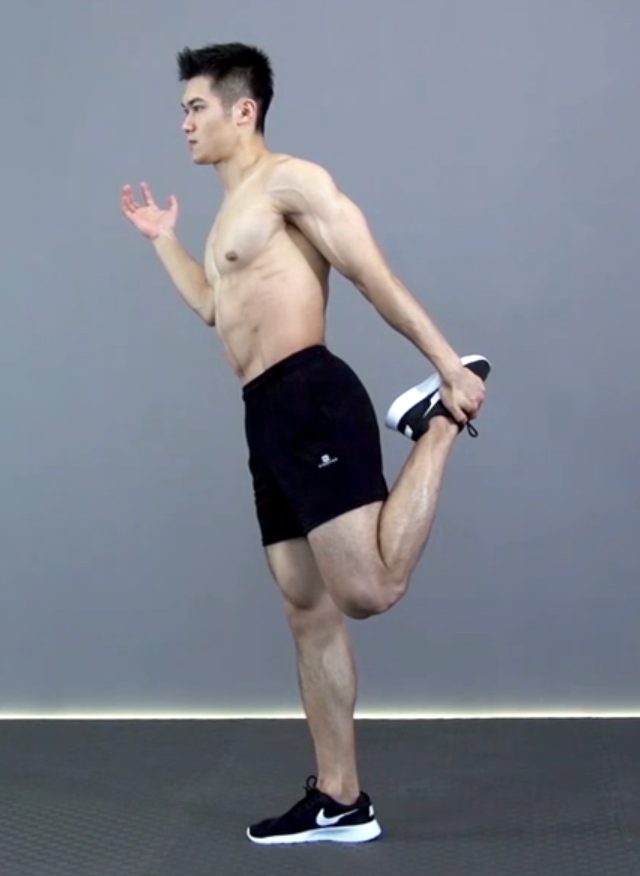
#> input picture pose_comparer/test_scripts/1.png, 640 x 876 px, found by its file name
$ python test.py
#> lines starting #> are read from the running program, lines starting #| are printed output that depends on the picture
from PIL import Image, ImageDraw, ImageFont
import cv2
import numpy as np


def draw_chinese(txt, image, positon=(0, 0)):
    font = ImageFont.truetype("C:\\WINDOWS\\Fonts\\SIMYOU.TTF", 30)
    cv2_img = cv2.cvtColor(image, cv2.COLOR_BGR2RGB)   # cv2和PIL中颜色的hex码的储存顺序不同
    pil_img = Image.fromarray(cv2_img)
    draw = ImageDraw.Draw(pil_img)
    # draw.ink = 0 + 255*256 + 0*255*256
    draw.text(positon, txt, font=font)
    cv2_img = cv2.cvtColor(np.array(pil_img), cv2.COLOR_RGB2BGR)
    return cv2_img


txt = """
大腿前侧拉伸 L的动作要领
1、挺胸收腹，保持平衡
2、左脚后跟尽量贴近臀部，膝盖垂直向下
3、感受股四头肌（大腿前侧）有一定的拉伸感
"""

img = cv2.imread("../templates/1.png")
#> img is the input picture: shape (876, 640, 3); mean B, G, R 137.9, 127.3, 122.3
cv2.imshow("test", draw_chinese(txt, img))
#> in draw_chinese, `cv2_img = cv2.cvtColor(np.array(pil_img), cv2.COLOR_RGB2BGR)`:
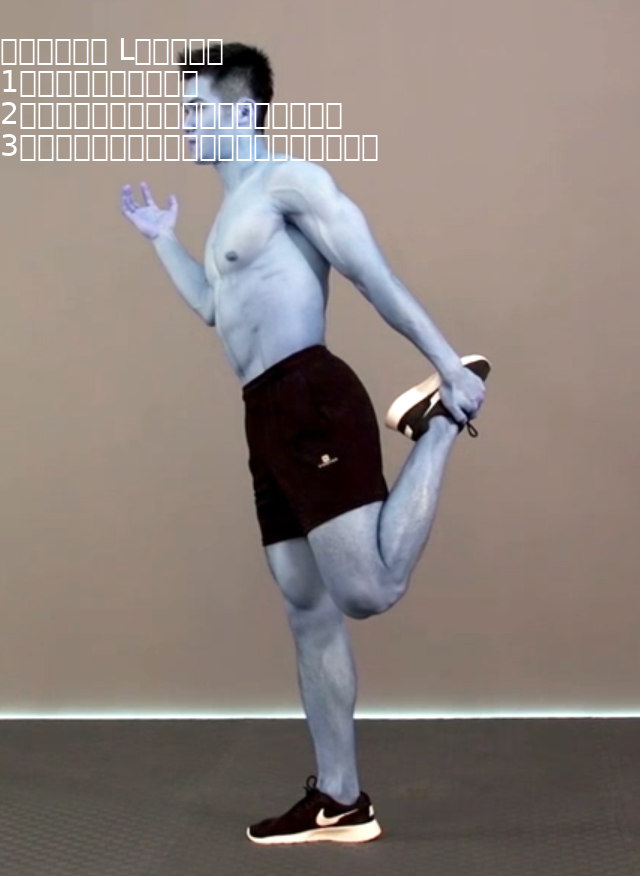
#> cv2_img: shape (876, 640, 3); mean R, G, B 139.2, 128.8, 123.9
cv2.waitKey(0)

$ run again, with pose_comparer/test_scripts/2.png copied over pose_comparer/test_scripts/1.png
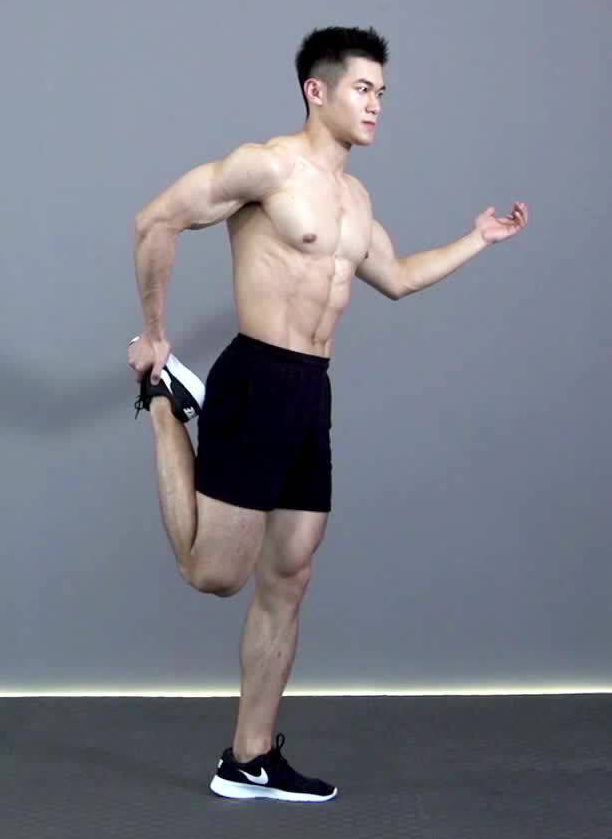
#> input picture pose_comparer/test_scripts/2.png, 612 x 839 px, found by its file name
#> img is the input picture: shape (839, 612, 3); mean B, G, R 134.2, 123.1, 120.2
#> in draw_chinese, `cv2_img = cv2.cvtColor(np.array(pil_img), cv2.COLOR_RGB2BGR)`:
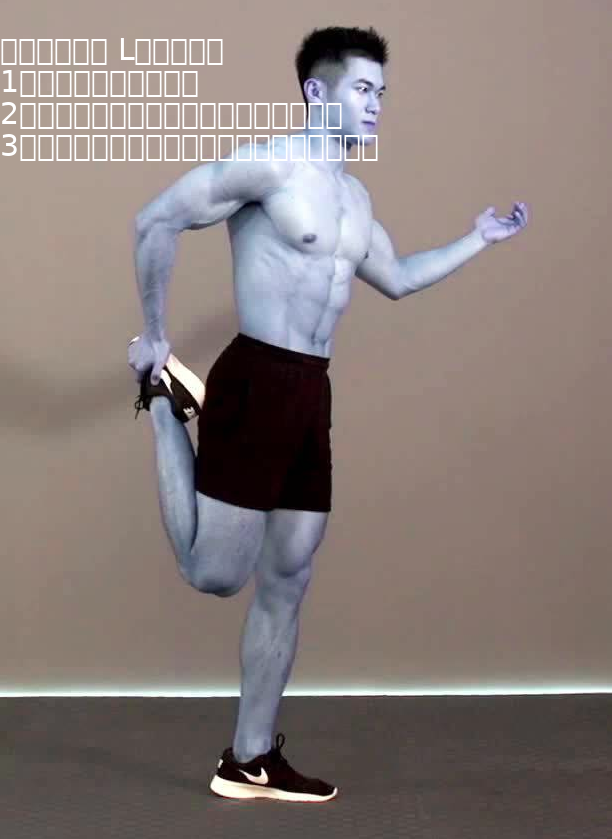
#> cv2_img: shape (839, 612, 3); mean R, G, B 135.5, 124.7, 121.9

$ run again, with pose_comparer/test_scripts/3.png copied over pose_comparer/test_scripts/1.png
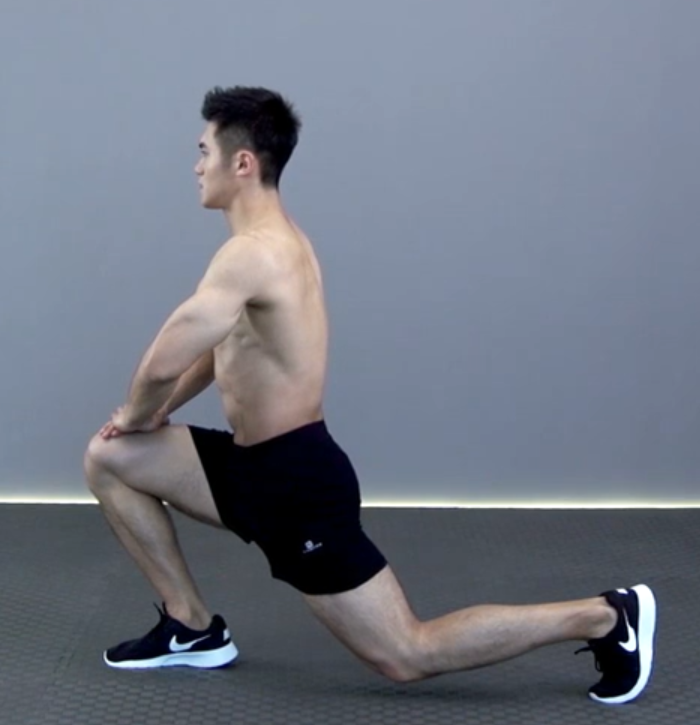
#> input picture pose_comparer/test_scripts/3.png, 700 x 725 px, found by its file name
#> img is the input picture: shape (725, 700, 3); mean B, G, R 131.7, 118.9, 112.7
#> in draw_chinese, `cv2_img = cv2.cvtColor(np.array(pil_img), cv2.COLOR_RGB2BGR)`:
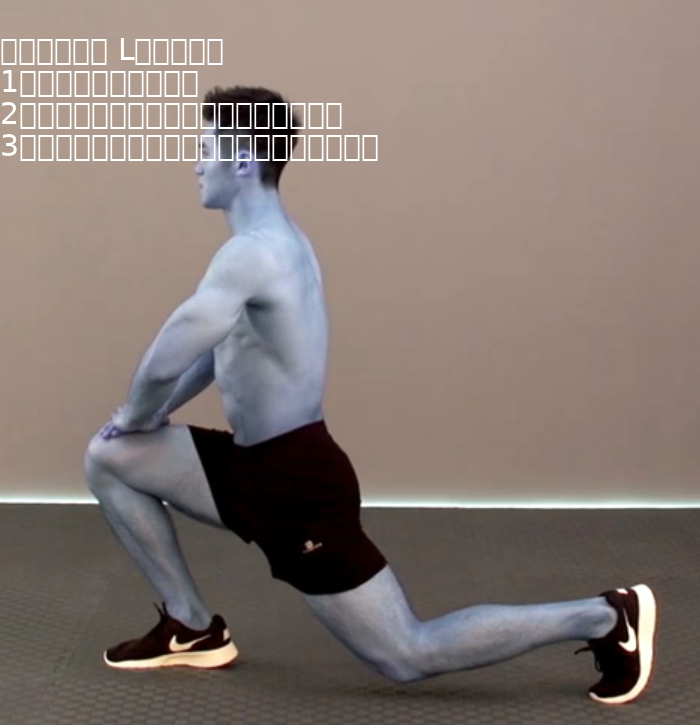
#> cv2_img: shape (725, 700, 3); mean R, G, B 133.4, 120.8, 114.8

$ run again, with pose_comparer/test_scripts/4.png copied over pose_comparer/test_scripts/1.png
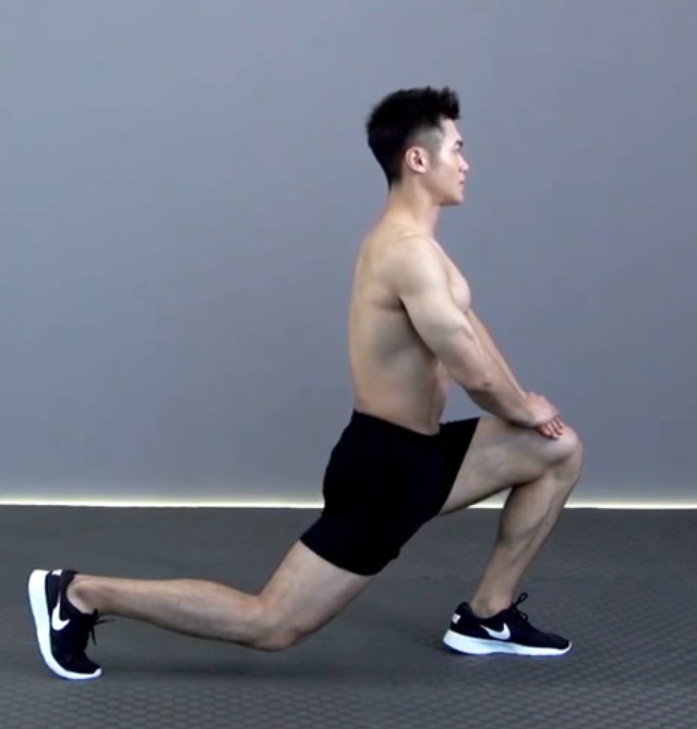
#> input picture pose_comparer/test_scripts/4.png, 697 x 729 px, found by its file name
#> img is the input picture: shape (729, 697, 3); mean B, G, R 127.9, 115.2, 110.3
#> in draw_chinese, `cv2_img = cv2.cvtColor(np.array(pil_img), cv2.COLOR_RGB2BGR)`:
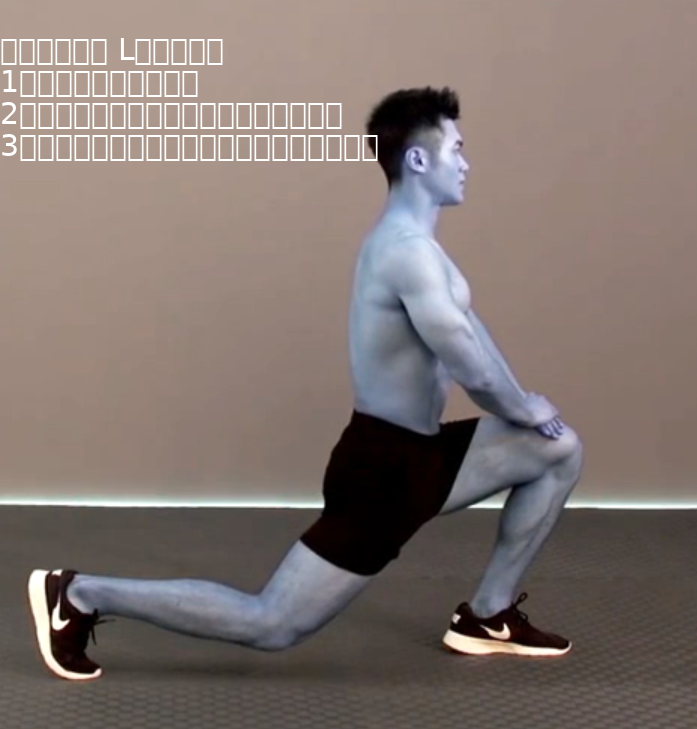
#> cv2_img: shape (729, 697, 3); mean R, G, B 129.3, 116.9, 112.2
